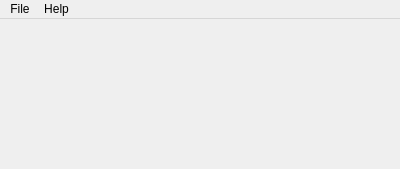
<?xml version="1.0" encoding="UTF-8"?>
<ui version="4.0">
 <class>MainWindow</class>
 <widget class="QMainWindow" name="MainWindow">
  <property name="geometry">
   <rect>
    <x>0</x>
    <y>0</y>
    <width>400</width>
    <height>169</height>
   </rect>
  </property>
  <property name="windowTitle">
   <string>MainWindow</string>
  </property>
  <widget class="QWidget" name="centralWidget">
   <widget class="QStackedWidget" name="stackedWidget">
    <property name="geometry">
     <rect>
      <x>10</x>
      <y>10</y>
      <width>351</width>
      <height>211</height>
     </rect>
    </property>
   </widget>
  </widget>
  <widget class="QMenuBar" name="menuBar">
   <property name="geometry">
    <rect>
     <x>0</x>
     <y>0</y>
     <width>400</width>
     <height>19</height>
    </rect>
   </property>
   <widget class="QMenu" name="menuFile">
    <property name="title">
     <string>File</string>
    </property>
    <addaction name="actionEncrypt_file"/>
    <addaction name="actionEcrypt_plain_text"/>
    <addaction name="actionQuit"/>
   </widget>
   <widget class="QMenu" name="menuHelp">
    <property name="title">
     <string>Help</string>
    </property>
    <addaction name="actionAbout_Qt"/>
   </widget>
   <addaction name="menuFile"/>
   <addaction name="menuHelp"/>
  </widget>
  <action name="actionEncrypt_file">
   <property name="text">
    <string>Encrypt file</string>
   </property>
  </action>
  <action name="actionEcrypt_plain_text">
   <property name="text">
    <string>Ecrypt plain text</string>
   </property>
  </action>
  <action name="actionQuit">
   <property name="text">
    <string>Quit</string>
   </property>
  </action>
  <action name="actionAbout_Qt">
   <property name="text">
    <string>About Qt</string>
   </property>
  </action>
 </widget>
 <layoutdefault spacing="6" margin="11"/>
 <resources/>
 <connections/>
</ui>
